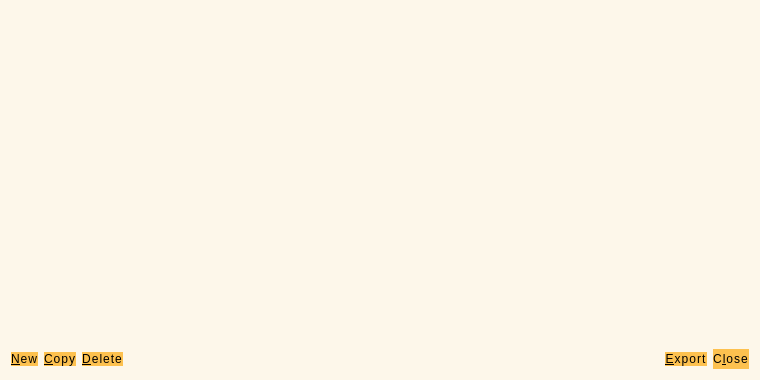
<?xml version="1.0" encoding="UTF-8"?>
<ui version="4.0">
 <class>AddressBookPage</class>
 <widget class="QWidget" name="AddressBookPage">
  <property name="geometry">
   <rect>
    <x>0</x>
    <y>0</y>
    <width>760</width>
    <height>380</height>
   </rect>
  </property>
  <property name="styleSheet">
   <string notr="true">background: #fdf7ea;</string>
  </property>
  <layout class="QVBoxLayout" name="verticalLayout">
   <item>
    <widget class="QLabel" name="labelExplanation">
     <property name="textFormat">
      <enum>Qt::PlainText</enum>
     </property>
     <property name="wordWrap">
      <bool>true</bool>
     </property>
    </widget>
   </item>
   <item>
    <widget class="QTableView" name="tableView">
     <property name="palette">
      <palette>
       <active>
        <colorrole role="Button">
         <brush brushstyle="SolidPattern">
          <color alpha="255">
           <red>253</red>
           <green>247</green>
           <blue>234</blue>
          </color>
         </brush>
        </colorrole>
        <colorrole role="Text">
         <brush brushstyle="SolidPattern">
          <color alpha="255">
           <red>51</red>
           <green>51</green>
           <blue>51</blue>
          </color>
         </brush>
        </colorrole>
        <colorrole role="Base">
         <brush brushstyle="SolidPattern">
          <color alpha="255">
           <red>253</red>
           <green>247</green>
           <blue>234</blue>
          </color>
         </brush>
        </colorrole>
        <colorrole role="Window">
         <brush brushstyle="SolidPattern">
          <color alpha="255">
           <red>253</red>
           <green>247</green>
           <blue>234</blue>
          </color>
         </brush>
        </colorrole>
       </active>
       <inactive>
        <colorrole role="Button">
         <brush brushstyle="SolidPattern">
          <color alpha="255">
           <red>253</red>
           <green>247</green>
           <blue>234</blue>
          </color>
         </brush>
        </colorrole>
        <colorrole role="Text">
         <brush brushstyle="SolidPattern">
          <color alpha="255">
           <red>51</red>
           <green>51</green>
           <blue>51</blue>
          </color>
         </brush>
        </colorrole>
        <colorrole role="Base">
         <brush brushstyle="SolidPattern">
          <color alpha="255">
           <red>253</red>
           <green>247</green>
           <blue>234</blue>
          </color>
         </brush>
        </colorrole>
        <colorrole role="Window">
         <brush brushstyle="SolidPattern">
          <color alpha="255">
           <red>253</red>
           <green>247</green>
           <blue>234</blue>
          </color>
         </brush>
        </colorrole>
       </inactive>
       <disabled>
        <colorrole role="Button">
         <brush brushstyle="SolidPattern">
          <color alpha="255">
           <red>253</red>
           <green>247</green>
           <blue>234</blue>
          </color>
         </brush>
        </colorrole>
        <colorrole role="Text">
         <brush brushstyle="SolidPattern">
          <color alpha="255">
           <red>85</red>
           <green>85</green>
           <blue>85</blue>
          </color>
         </brush>
        </colorrole>
        <colorrole role="Base">
         <brush brushstyle="SolidPattern">
          <color alpha="255">
           <red>253</red>
           <green>247</green>
           <blue>234</blue>
          </color>
         </brush>
        </colorrole>
        <colorrole role="Window">
         <brush brushstyle="SolidPattern">
          <color alpha="255">
           <red>253</red>
           <green>247</green>
           <blue>234</blue>
          </color>
         </brush>
        </colorrole>
       </disabled>
      </palette>
     </property>
     <property name="contextMenuPolicy">
      <enum>Qt::CustomContextMenu</enum>
     </property>
     <property name="toolTip">
      <string>Right-click to edit address or label</string>
     </property>
     <property name="styleSheet">
      <string notr="true">border:0;</string>
     </property>
     <property name="tabKeyNavigation">
      <bool>false</bool>
     </property>
     <property name="alternatingRowColors">
      <bool>true</bool>
     </property>
     <property name="selectionMode">
      <enum>QAbstractItemView::SingleSelection</enum>
     </property>
     <property name="selectionBehavior">
      <enum>QAbstractItemView::SelectRows</enum>
     </property>
     <property name="sortingEnabled">
      <bool>true</bool>
     </property>
     <attribute name="verticalHeaderVisible">
      <bool>false</bool>
     </attribute>
    </widget>
   </item>
   <item>
    <layout class="QHBoxLayout" name="horizontalLayout">
     <item>
      <widget class="QPushButton" name="newAddress">
       <property name="toolTip">
        <string>Create a new address</string>
       </property>
       <property name="styleSheet">
        <string notr="true">QPushButton {
  /* Global Button Style */
  background-color: #fdc14f;
  padding: 0.85em 2em;
  letter-spacing: 1px;
  color: #000000;
  font-size: 12px;
  border-radius: 20px;
}
QPushButton:hover {
  background-color: #fb9803;
}
QPushButton:focus {
  border: none;
  outline: none;
}
QPushButton:pressed {
  border: 1px solid #ff7300;
}</string>
       </property>
       <property name="text">
        <string>&amp;New</string>
       </property>
       <property name="icon">
        <iconset resource="../litegenx.qrc">
         <normaloff>:/icons/add</normaloff>:/icons/add</iconset>
       </property>
       <property name="autoDefault">
        <bool>false</bool>
       </property>
      </widget>
     </item>
     <item>
      <widget class="QPushButton" name="copyAddress">
       <property name="toolTip">
        <string>Copy the currently selected address to the system clipboard</string>
       </property>
       <property name="styleSheet">
        <string notr="true">QPushButton {
  /* Global Button Style */
  background-color: #fdc14f;
  padding: 0.85em 2em;
  letter-spacing: 1px;
  color: #000000;
  font-size: 12px;
  border-radius: 20px;
}
QPushButton:hover {
  background-color: #fb9803;
}
QPushButton:focus {
  border: none;
  outline: none;
}
QPushButton:pressed {
  border: 1px solid #ff7300;
}</string>
       </property>
       <property name="text">
        <string>&amp;Copy</string>
       </property>
       <property name="icon">
        <iconset resource="../litegenx.qrc">
         <normaloff>:/icons/editcopy</normaloff>:/icons/editcopy</iconset>
       </property>
       <property name="autoDefault">
        <bool>false</bool>
       </property>
      </widget>
     </item>
     <item>
      <widget class="QPushButton" name="deleteAddress">
       <property name="toolTip">
        <string>Delete the currently selected address from the list</string>
       </property>
       <property name="styleSheet">
        <string notr="true">QPushButton {
  /* Global Button Style */
  background-color: #fdc14f;
  padding: 0.85em 2em;
  letter-spacing: 1px;
  color: #000000;
  font-size: 12px;
  border-radius: 20px;
}
QPushButton:hover {
  background-color: #fb9803;
}
QPushButton:focus {
  border: none;
  outline: none;
}
QPushButton:pressed {
  border: 1px solid #ff7300;
}</string>
       </property>
       <property name="text">
        <string>&amp;Delete</string>
       </property>
       <property name="icon">
        <iconset resource="../litegenx.qrc">
         <normaloff>:/icons/remove</normaloff>:/icons/remove</iconset>
       </property>
       <property name="autoDefault">
        <bool>false</bool>
       </property>
      </widget>
     </item>
     <item>
      <spacer name="horizontalSpacer">
       <property name="orientation">
        <enum>Qt::Horizontal</enum>
       </property>
       <property name="sizeHint" stdset="0">
        <size>
         <width>40</width>
         <height>20</height>
        </size>
       </property>
      </spacer>
     </item>
     <item>
      <widget class="QPushButton" name="exportButton">
       <property name="toolTip">
        <string>Export the data in the current tab to a file</string>
       </property>
       <property name="styleSheet">
        <string notr="true">QPushButton {
  /* Global Button Style */
  background-color: #fdc14f;
  padding: 0.85em 2em;
  letter-spacing: 1px;
  color: #000000;
  font-size: 12px;
  border-radius: 20px;
}
QPushButton:hover {
  background-color: #fb9803;
}
QPushButton:focus {
  border: none;
  outline: none;
}
QPushButton:pressed {
  border: 1px solid #ff7300;
}</string>
       </property>
       <property name="text">
        <string>&amp;Export</string>
       </property>
       <property name="icon">
        <iconset resource="../litegenx.qrc">
         <normaloff>:/icons/export</normaloff>:/icons/export</iconset>
       </property>
       <property name="autoDefault">
        <bool>false</bool>
       </property>
      </widget>
     </item>
     <item>
      <widget class="QPushButton" name="closeButton">
       <property name="sizePolicy">
        <sizepolicy hsizetype="Minimum" vsizetype="Minimum">
         <horstretch>0</horstretch>
         <verstretch>0</verstretch>
        </sizepolicy>
       </property>
       <property name="styleSheet">
        <string notr="true">QPushButton {
  /* Global Button Style */
  background-color: #fdc14f;
  padding: 0.85em 2em;
  letter-spacing: 1px;
  color: #000000;
  font-size: 12px;
  border-radius: 20px;
}
QPushButton:hover {
  background-color: #fb9803;
}
QPushButton:focus {
  border: none;
  outline: none;
}
QPushButton:pressed {
  border: 1px solid #ff7300;
}</string>
       </property>
       <property name="text">
        <string>C&amp;lose</string>
       </property>
       <property name="autoDefault">
        <bool>false</bool>
       </property>
      </widget>
     </item>
    </layout>
   </item>
  </layout>
 </widget>
 <resources>
  <include location="../litegenx.qrc"/>
 </resources>
 <connections/>
</ui>
